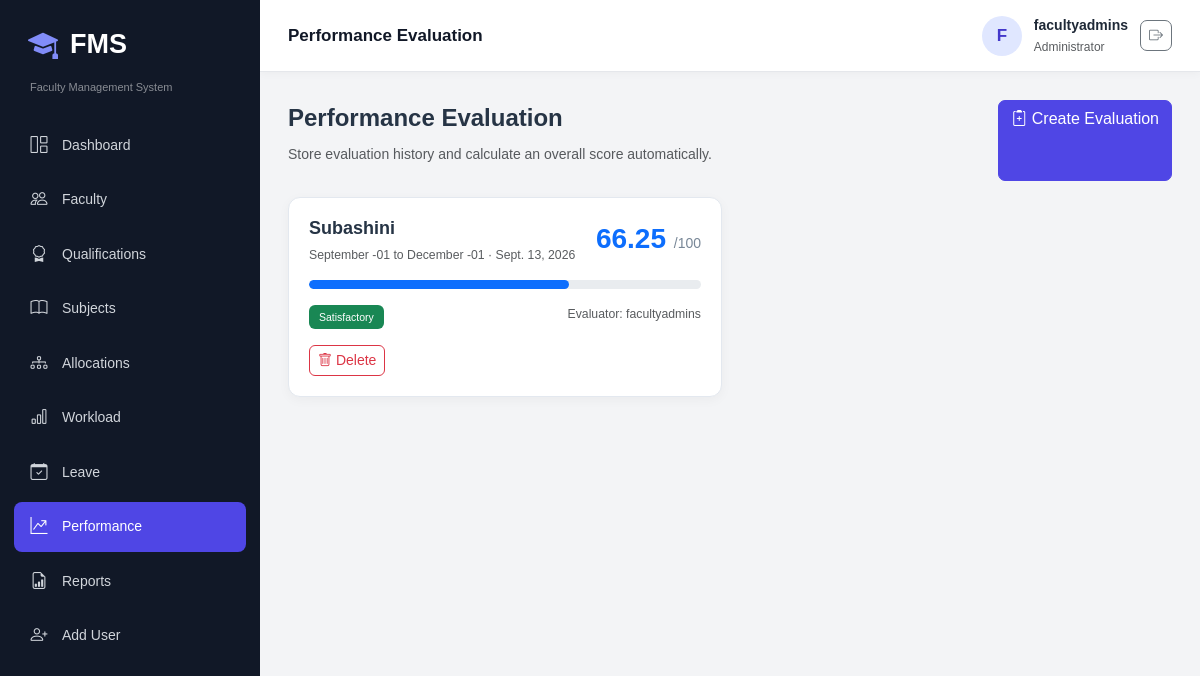
/performance/ (signed in), run on the app's committed database.
### fms_app/models.py (models this page shows, shortened)
class PerformanceEvaluation(models.Model):
    faculty = models.ForeignKey(Faculty, on_delete=models.CASCADE, related_name='evaluations')
    evaluator = models.ForeignKey(User, on_delete=models.SET_NULL, null=True, related_name='evaluations_done')
    evaluation_period = models.CharField(max_length=50)
    evaluation_date = models.DateField()
    teaching_effectiveness = models.PositiveIntegerField(validators=[MinValueValidator(0), MaxValueValidator(10)])
    attendance_punctuality = models.PositiveIntegerField(validators=[MinValueValidator(0), MaxValueValidator(10)])
    subject_completion = models.PositiveIntegerField(validators=[MinValueValidator(0), MaxValueValidator(10)])
    student_feedback = models.PositiveIntegerField(validators=[MinValueValidator(0), MaxValueValidator(10)])
    academic_contribution = models.PositiveIntegerField(validators=[MinValueValidator(0), MaxValueValidator(10)])
    research_publications = models.PositiveIntegerField(validators=[MinValueValidator(0), MaxValueValidator(10)])
    department_activities = models.PositiveIntegerField(validators=[MinValueValidator(0), MaxValueValidator(10)])
    overall_performance = models.PositiveIntegerField(validators=[MinValueValidator(0), MaxValueValidator(10)])
    total_score = models.DecimalField(max_digits=5, decimal_places=2, default=0)
    rating = models.CharField(max_length=30, default='Needs Improvement')
    remarks = models.TextField(blank=True)
    status = models.CharField(max_length=20, default='Final')

class Faculty(models.Model):
    EMPLOYMENT_CHOICES = [('Permanent', 'Permanent'), ('Contract', 'Contract'), ('Visiting', 'Visiting')]
    STATUS_CHOICES = [('Active', 'Active'), ('Inactive', 'Inactive')]
    GENDER_CHOICES = [('Male', 'Male'), ('Female', 'Female'), ('Other', 'Other')]
    faculty_id = models.CharField(max_length=30, unique=True)
    name = models.CharField(max_length=120)
    profile_photo = models.ImageField(upload_to='faculty/', blank=True, null=True)
    gender = models.CharField(max_length=20, choices=GENDER_CHOICES)
    dob = models.DateField(blank=True, null=True)
    email = models.EmailField(unique=True)
    phone = models.CharField(max_length=15)
    address = models.TextField(blank=True)
    department = models.ForeignKey(Department, on_delete=models.PROTECT)
    designation = models.CharField(max_length=80)
    joining_date = models.DateField()
    employment_type = models.CharField(max_length=20, choices=EMPLOYMENT_CHOICES)
    experience = models.DecimalField(max_digits=4, decimal_places=1, default=0)
    status = models.CharField(max_length=20, choices=STATUS_CHOICES, default='Active')
    user = models.OneToOneField(User, on_delete=models.SET_NULL, null=True, blank=True)
    created_at = models.DateTimeField(auto_now_add=True)
    updated_at = models.DateTimeField(auto_now=True)

### fms_app/views.py (the view)
@login_required
@role_required('ADMIN', 'HOD', 'FACULTY')
def performance_list(request):
    qs = PerformanceEvaluation.objects.select_related('faculty', 'evaluator').order_by('-evaluation_date')
    if get_role(request.user) == 'HOD': qs = qs.filter(faculty__department=getattr(request.user.userprofile, 'department', None))
    if get_role(request.user) == 'FACULTY': qs = qs.filter(faculty__user=request.user)
    return render(request, 'performance/list.html', {'evaluations': qs})

### fms_app/templates/performance/list.html (shortened to what this page needs)
{% extends 'base.html' %}
{% load static %}
{% block page_heading %}
    Performance Evaluation
{% endblock %}
{% block extra_css %}
    <link rel="stylesheet"
          href="{% static 'css/performance/performance.css' %}">
{% endblock %}
{% block content %}
<div class="d-flex justify-content-between flex-wrap gap-2 mb-3">
    <div>
        <div class="page-title">
            Performance Evaluation
        </div>
        <p class="text-muted">
            Store evaluation history and calculate an overall score automatically.
        </p>
    </div>
    {% if request.user.userprofile.role != 'FACULTY' %}
        <a href="{% url 'performance_add' %}"
           class="btn btn-primary">
            <i class="bi bi-clipboard2-plus"></i>
            Create Evaluation
        </a>
    {% endif %}
</div>
<div class="row g-3">
    {% for e in evaluations %}
        <div class="col-xl-6">
            <div class="card evaluation-card">
                <div class="card-body">
                    <div class="d-flex justify-content-between">
                        <div>
                            <h5>
                                {{ e.faculty.name }}
                            </h5>
                            <div class="text-muted small">
                                {{ e.evaluation_period }} · {{ e.evaluation_date }}
                            </div>
                        </div>
                        <div class="score">
                            {{ e.total_score }}
                            <small>/100</small>
                        </div>
                    </div>
                    <div class="progress mt-3" style="height:9px">
                        <div class="progress-bar"
                             style="width:{{ e.total_score }}%">
                        </div>
                    </div>
                    <div class="d-flex justify-content-between mt-3">
                        <span class="badge text-bg-success">
                            {{ e.rating }}
                        </span>
                        <span class="small text-muted">
                            Evaluator: {{ e.evaluator.username }}
                        </span>
                    </div>
                    {% if request.user.userprofile.role != 'FACULTY' %}
                        <form method="post"
                              action="{% url 'performance_delete' e.pk %}"
                              class="delete-form mt-3">
                            <button class="btn btn-sm btn-outline-danger">
                                <i class="bi bi-trash"></i>
                                Delete
                            </button>
                        </form>
                    {% endif %}
                </div>
            </div>
        </div>
    {% empty %}
        <div class="col-12">
            <div class="card p-5 text-center text-muted">
                No evaluations available.
            </div>
        </div>
    {% endfor %}
</div>
{% endblock %}

### fms_app/templates/base.html (shortened to what this page needs)
{% load static %}
<!doctype html>
<html lang="en">
<head>
    <link
        href="https://cdn.jsdelivr.net/npm/bootstrap@5.3.8/dist/css/bootstrap.min.css"
        rel="stylesheet"
    >
    <link
        href="https://cdn.jsdelivr.net/npm/bootstrap-icons@1.13.1/font/bootstrap-icons.css"
        rel="stylesheet"
    >
    <link rel="stylesheet" href="{% static 'css/base.css' %}">
    {% block extra_css %}{% endblock %}
</head>
<body>
<div class="app-shell">
    <aside class="sidebar" id="sidebar">
        <div class="brand">
            <i class="bi bi-mortarboard-fill"></i>
            <span>FMS</span>
        </div>
        <div class="small text-white-50 px-3 mb-2">
            Faculty Management System
        </div>
        <nav class="side-nav">
            <a href="{% url 'dashboard' %}">
                <i class="bi bi-grid-1x2"></i> Dashboard
            </a>
            <a href="{% url 'faculty_list' %}">
                <i class="bi bi-people"></i> Faculty
            </a>
            <a href="{% url 'qualification_list' %}">
                <i class="bi bi-award"></i> Qualifications
            </a>
            <a href="{% url 'subject_list' %}">
                <i class="bi bi-book"></i> Subjects
            </a>
            <a href="{% url 'allocation_list' %}">
                <i class="bi bi-diagram-3"></i> Allocations
            </a>
            <a href="{% url 'workload' %}">
                <i class="bi bi-bar-chart"></i> Workload
            </a>
            <a href="{% url 'leave_list' %}">
                <i class="bi bi-calendar-check"></i> Leave
            </a>
            <a href="{% url 'performance_list' %}">
                <i class="bi bi-graph-up-arrow"></i> Performance
            </a>
            {% if request.user.is_superuser or request.user.userprofile.role == 'ADMIN' %}
                <a href="{% url 'reports' %}">
                    <i class="bi bi-file-earmark-bar-graph"></i> Reports
                </a>
                <a href="{% url 'user_add' %}">
                    <i class="bi bi-person-plus"></i> Add User
                </a>
            {% endif %}
        </nav>
    </aside>
    <main class="main-area">
        <header class="topbar">
            <div>
                <strong>
                    {% block page_heading %}{% endblock %}
                </strong>
            </div>
            <div class="user-box">
                <div class="avatar">
                    {{ request.user.username|first|upper }}
                </div>
                <div class="d-none d-sm-block">
                    <div class="fw-semibold">
                        {{ request.user.get_full_name|default:request.user.username }}
                    </div>
                    <small class="text-muted">
                        {{ request.user.userprofile.get_role_display|default:'Administrator' }}
                    </small>
                </div>
                <form method="post" action="{% url 'logout' %}">
                    <button
                        type="submit"
                        class="btn btn-outline-secondary btn-sm"
                        title="Logout"
                        aria-label="Logout"
                    >
                        <i class="bi bi-box-arrow-right"></i>
                    </button>
                </form>
            </div>
        </header>
        <section class="page-content">
            {% block content %}{% endblock %}
        </section>
    </main>
</div>
</body>
</html>

### fms_app/static/css/base.css (style rules this page uses)
* { margin: 0; padding: 0; box-sizing: border-box; }
body { font-family: Arial, sans-serif; background-color: #f3f4f6; color: #1f2937; font-size: 14px; }
a { text-decoration: none; }
.app-shell { display: flex; min-height: 100vh; }
.sidebar { width: 260px; height: 100vh; background-color: #111827; color: white; position: fixed; top: 0; left: 0; padding: 22px 14px; overflow-y: auto; transition: 0.3s; z-index: 1040; }
.brand { display: flex; align-items: center; gap: 12px; padding: 0 14px; margin-bottom: 12px; font-size: 27px; font-weight: bold; color: white; }
.brand i { font-size: 30px; color: #818cf8; }
.sidebar .small { font-size: 11px; }
.side-nav { display: flex; flex-direction: column; gap: 5px; margin-top: 25px; }
.side-nav a { display: flex; align-items: center; gap: 13px; padding: 12px 15px; min-height: 45px; border-radius: 8px; color: #d1d5db; font-size: 14px; transition: 0.2s; }
.side-nav a i { width: 20px; font-size: 17px; text-align: center; }
.side-nav a.active { background-color: #4f46e5; color: white; }
.main-area { width: calc(100% - 260px); min-width: 0; margin-left: 260px; }
.topbar { height: 72px; background-color: white; display: flex; align-items: center; justify-content: space-between; padding: 12px 28px; position: sticky; top: 0; z-index: 1020; border-bottom: 1px solid #e5e7eb; box-shadow: 0 2px 8px rgba(0, 0, 0, 0.03); }
.topbar strong { font-size: 17px; color: #111827; }
.user-box { display: flex; align-items: center; gap: 12px; }
.avatar { width: 40px; height: 40px; border-radius: 50%; background-color: #e0e7ff; color: #4338ca; display: flex; align-items: center; justify-content: center; font-size: 17px; font-weight: bold; }
.user-box small { font-size: 12px; }
.page-content { padding: 28px; min-height: calc(100vh - 72px); }
.card { border: 1px solid #e5e7eb; border-radius: 12px; box-shadow: 0 3px 12px rgba(0, 0, 0, 0.04); }
.card-body { padding: 20px; }
.btn { border-radius: 7px; }
.btn-primary { background-color: #4f46e5; border-color: #4f46e5; }

### fms_app/static/css/performance/performance.css (style rules this page uses)
.page-title { font-size: 24px; font-weight: 600; color: #263445; margin-bottom: 8px; }
.evaluation-card { height: 100%; border: 1px solid #e3e8ef; border-radius: 12px; background: #fff; }
.evaluation-card .card-body { padding: 20px; }
.evaluation-card h5 { margin-bottom: 6px; font-size: 18px; font-weight: 600; color: #263445; }
.score { font-size: 28px; font-weight: 600; color: #0d6efd; white-space: nowrap; }
.score small { font-size: 14px; font-weight: 400; color: #788797; }
.evaluation-card .progress { background: #e9ecef; border-radius: 6px; overflow: hidden; }
.evaluation-card .progress-bar { background: #0d6efd; border-radius: 6px; }
.evaluation-card .badge { padding: 7px 10px; font-weight: 500; }
.evaluation-card .text-muted { overflow-wrap: anywhere; }
.delete-form .btn { border-radius: 6px; }

### data on the page
PerformanceEvaluation: faculty.name "Subashini", evaluation_period "September -01 to December -01", evaluation_date "Sept. 13, 2026", total_score "66.25", rating "Satisfactory", evaluator.username "facultyadmins"

### other printed values
{{ request.user.username|first|upper }} "F"
{{ request.user.get_full_name|default:request.user.username }} "facultyadmins"
{{ request.user.userprofile.get_role_display|default:'Administrator' }} "Administrator"
